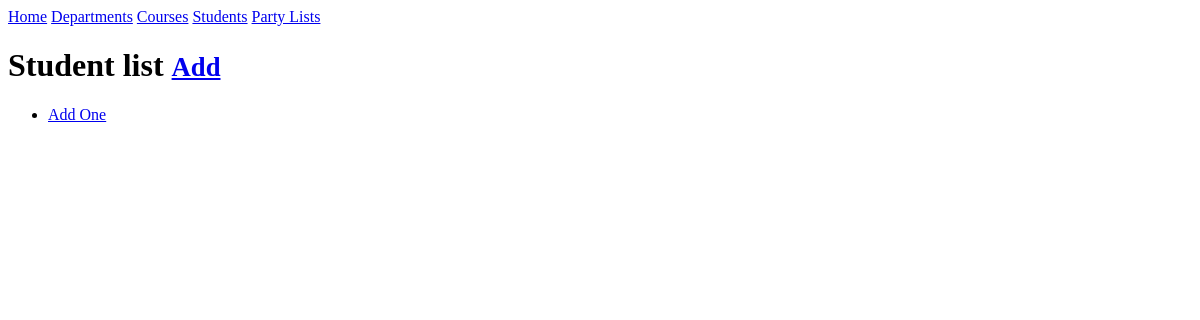
/students/ (signed in), run on an earlier commit of the app's database.
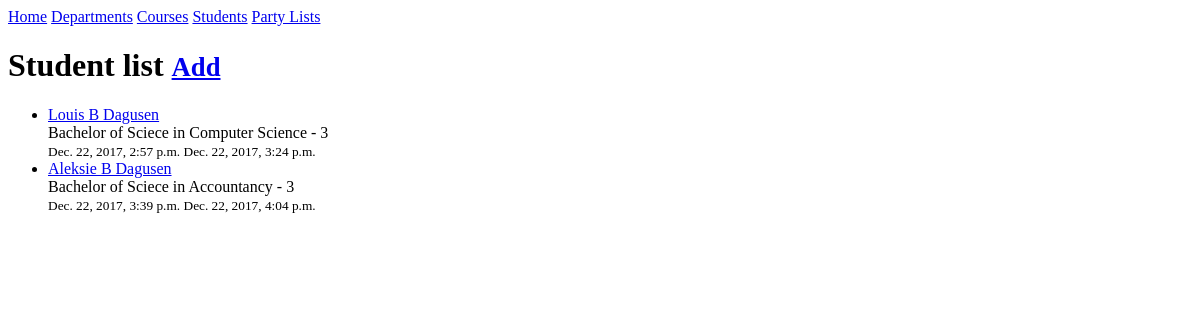
And on a later commit of the database.
### students/models.py (models this page shows, shortened)
class Student(models.Model):
	user 				= models.ForeignKey(User)
	first_name 			= models.CharField(max_length=120)
	middle_name 		= models.CharField(max_length=120)
	last_name 			= models.CharField(max_length=120)
	gender 				= models.CharField(max_length=10, choices=Gender, help_text='Select your gender', validators=[validate_gender])
	age 				= models.IntegerField()
	course 				= models.ForeignKey(Course, on_delete=models.CASCADE)
	year 				= models.CharField(max_length=1, choices=Year, help_text='Select your year', validators=[validate_year])
	timestamp			= models.DateTimeField(auto_now_add=True)
 	updated				= models.DateTimeField(auto_now=True)
 	slug				= models.SlugField(null=True, blank=True)
	def __str__(self):
		return '%s %s %s' % (self.first_name, self.middle_name, self.last_name)
	def get_absolute_url(self):
	  	return reverse('students:edit', kwargs={'slug': self.slug})

### courses/models.py (models this page shows, shortened)
class Course(models.Model):
	user 				= models.ForeignKey(User)
	department 			= models.ForeignKey(Department, on_delete=models.CASCADE)
	course_name 		= models.CharField(max_length=120)
	course_code 		= models.CharField(max_length=120)
	timestamp			= models.DateTimeField(auto_now_add=True)
	updated				= models.DateTimeField(auto_now=True)
	slug				= models.SlugField(null=True, blank=True)
	def __str__(self):
		return self.course_name

### students/views.py (the view)
class StudentListView(ListView):
	def get_queryset(self):
		return Student.objects.filter(user=self.request.user)

### students/templates/students/student_list.html (shortened to what this page needs)
{% extends "base.html" %}
{% block content %}
<h1>Student list <small><a href='{% url "students:create"%}'>Add</a></small></h1>
<ul>
	{% for obj in object_list %}
		<li><a href='{{ obj.get_absolute_url }}'>{{ obj }}</a><br/> {{ obj.course }} - {{ obj.year }}<br/> <small>{{ obj.timestamp }} {{ obj.updated }}</small></li>
	{% empty %}
			<li><a href='{% url "students:create"%}'>Add One</a></li>
	{% endfor %}
</ul>
{% endblock %}

### templates/base.html (shortened to what this page needs)
<!DOCTYPE html>
<html lang=en>
<head>
	{% include 'snippets/nav.html'%}
</head>
	<body>
		<div class='container'>
			{% block content %}{% endblock content %}
		</div>
	</body>
</html>

### templates/snippets/nav.html
<div class='container'>
	<a href='/'>Home</a>
	{% if request.user.is_authenticated %}
	<a href='{% url "departments:list" %}'>Departments</a>
	<a href='{% url "courses:list" %}'>Courses</a>
	<a href='{% url "students:list" %}'>Students</a>
	<a href='{% url "partylists:list" %}'>Party Lists</a>
	{% endif %}
</div>

What changed in the data, as far as the page shows it:
added Student: first_name+middle_name+last_name "Louis B Dagusen", course "Bachelor of Sciece in Computer Science", year "3", timestamp "Dec. 22, 2017, 2:57 p.m.", updated "Dec. 22, 2017, 3:24 p.m."
added Student: first_name+middle_name+last_name "Aleksie B Dagusen", course "Bachelor of Sciece in Accountancy", year "3", timestamp "Dec. 22, 2017, 3:39 p.m.", updated "Dec. 22, 2017, 4:04 p.m."
Also different on the page:
text no longer shown: "Add One"
